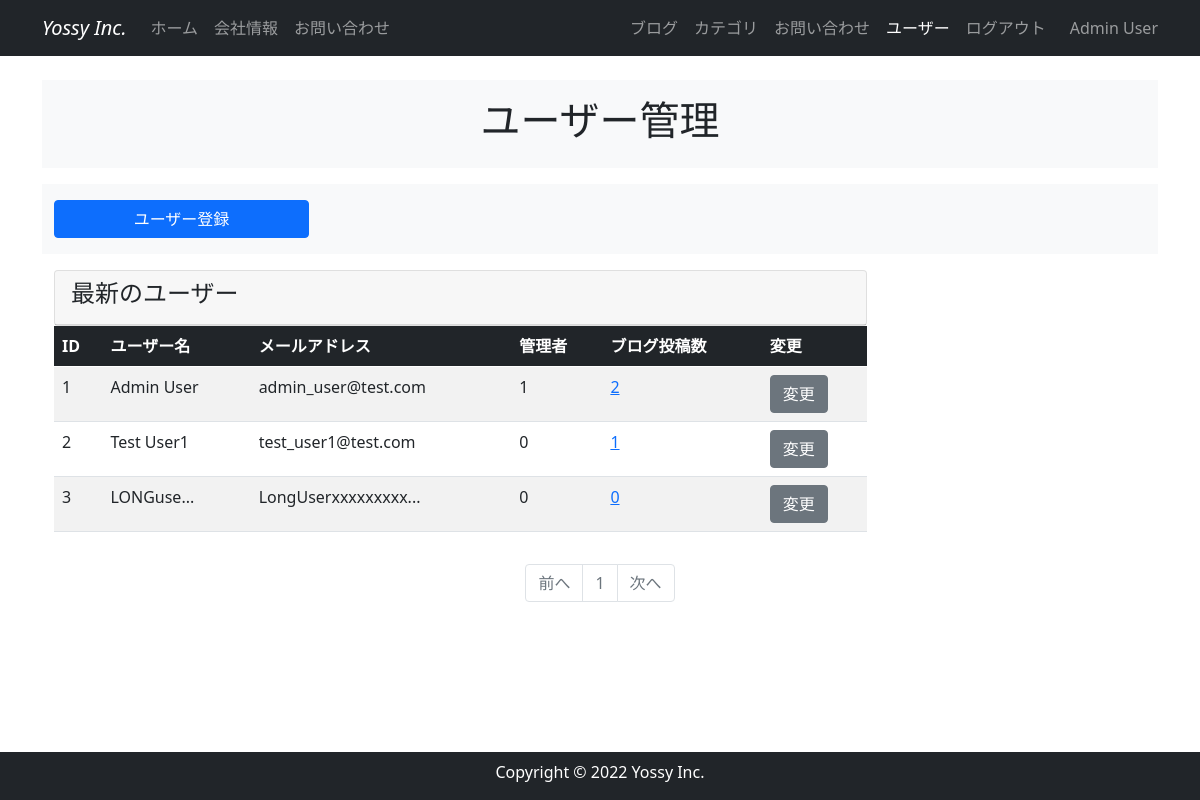
/user_maintenance (signed in), run on the app's committed database.
### company_blog/models.py (models this page shows, shortened)
class User(db.Model, UserMixin):
    __tablename__ = "users"
    id = db.Column(db.Integer, primary_key=True)
    email = db.Column(db.String(64), unique=True, index=True)
    username = db.Column(db.String(64), unique=True, index=True)
    password_hash = db.Column(db.String(128))
    administrator = db.Column(db.String(1))
    post = db.relationship("BlogPost", backref="author", lazy="dynamic")
    @property
    def password(self):
        raise AttributeError("password is not a readable attribute")
    def is_administrator(self):
        if self.administrator == "1":
            return 1
        else:
            return 0
    def count_posts(self, userid):
        return BlogPost.query.filter_by(user_id=userid).count()

### company_blog/users/views.py (the view)
@users.route("/user_maintenance")
@login_required
def user_maintenance():
    page = request.args.get("page", 1, type=int)
    users = User.query.order_by(User.id).paginate(page=page, per_page=10)
    return render_template("users/user_maintenance.html", users=users)

### company_blog/models.py (called while the page is built)
@login_manager.user_loader
def load_user(user_id):
    return User.query.get(int(user_id))

### company_blog/templates/users/user_maintenance.html (shortened to what this page needs)
{% extends 'base.html' %} {% block content %}
<header id="page-header">
  <div class="container my-3 py-3 bg-light">
    <div class="row">
      <div class="col-md-6 m-auto text-center">
        <h1>ユーザー管理</h1>
      </div>
    </div>
  </div>
</header>
{% if current_user.is_administrator() %}
<section id="menu">
  <div class="container my-3 py-3 bg-light">
    <div class="row">
      <div class="col-md-3">
        <a href="{{ url_for('users.register') }}" class="btn btn-primary w-100">
          ユーザー登録
        </a>
      </div>
    </div>
  </div>
</section>
{% endif %}
<section id="list">
  <div class="container my-3">
    <div class="row">
      <div class="col-md-9">
        <div class="card">
          <div class="card-header">
            <h4>最新のユーザー</h4>
          </div>
        </div>
        <div class="table-responsive">
          <table class="table table-striped text-nowrap">
            <thead class="table-dark">
              <tr>
                <th>ID</th>
                <th>ユーザー名</th>
                <th>メールアドレス</th>
                <th>管理者</th>
                <th>ブログ投稿数</th>
                <th>変更</th>
              </tr>
            </thead>
            <tbody>
              {% for user in users.items %}
              <tr>
                <td>{{ user.id }}</td>
                <td>{{ user.username | truncate(10) }}</td>
                <td>{{ user.email | truncate(20) }}</td>
                <td>{{ user.administrator }}</td>
                <td>
                  <a href="{{ url_for('users.user_posts',user_id=user.id) }}"
                    >{{ user.count_posts(user.id) }}</a
                  >
                </td>
                <td>
                  {% if current_user.is_administrator() or current_user.id ==
                  user.id %}
                  <a
                    href="{{ url_for('users.account', user_id=user.id) }}"
                    class="btn btn-secondary"
                    >変更</a
                  >
                  {% endif %}
                </td>
              </tr>
              {% endfor %}
            </tbody>
          </table>
        </div>
      </div>
    </div>
  </div>
</section>
<nav class="my-2" aria-label="Page navigation">
  <ul class="pagination justify-content-center">
    <li
      {%
      if
      users.has_prev
      %}class="page-item"
      {%
      else
      %}class="page-item disabled"
      {%
      endif
      %}
    >
      <a
        class="page-link"
        href="{% if users.has_prev %}{{ url_for('users.user_maintenance', page=users.prev_num)}}{% else %}#{% endif %}"
        >前へ</a
      >
    </li>
    {% for page_num in users.iter_pages(left_edge=1, right_edge=1,
    left_current=1, right_current=2) %} {% if page_num %} {% if users.page ==
    page_num %}
    <li class="page-item disabled">
      <a class="page-link" href="#">{{ page_num }}</a>
    </li>
    {% endif %} {% else %}
    <li class="page-item disabled">
      <a class="page-link" href="#">&hellip;</a>
    </li>
    {% endif %} {% endfor %}
    <li
      {%
      if
      users.has_next
      %}class="page-item"
      {%
      else
      %}class="page-item disabled"
      {%
      endif
      %}
    >
      <a
        class="page-link"
        href="{% if users.has_next %}{{ url_for('users.user_maintenance', page=users.next_num)}}{% else %}#{% endif %}"
        >次へ</a
      >
    </li>
  </ul>
</nav>
{% endblock %}

### company_blog/templates/base.html (shortened to what this page needs)
<!DOCTYPE html>
<html lang="en">
<head>
    <link href="https://cdn.jsdelivr.net/npm/bootstrap@5.0.2/dist/css/bootstrap.min.css" rel="stylesheet"
>
</head>
<body>
    <nav class="navbar navbar-expand-lg navbar-dark bg-dark fixed-top">
        <div class="container">
            <a class="navbar-brand fst-italic" href="{{ url_for('main.index')}}">Yossy Inc.</a>
            <div class="collapse navbar-collapse" id="navbarNav">
                <ul class="navbar-nav">
                    <li class="nav-item">
                        <a class="nav-link {% if request.endpoint == 'main.index' %}active{% endif %}" href="{{ url_for('main.index')}}">ホーム</a>
                    </li>
                    <li class="nav-item">
                        <a class="nav-link {% if request.endpoint == 'main.info' %}active{% endif %}" href="{{ url_for('main.info') }}">会社情報</a>
                    </li>
                    <li class="nav-item">
                        <a class="nav-link {% if request.endpoint == 'main.inquiry' %}active{% endif %}" href="{{ url_for('main.inquiry') }}">お問い合わせ</a>
                    </li>
                </ul>
                <br>
                <ul class="navbar-nav ms-auto">
                    {% if current_user.is_authenticated %}
                    <li class="nav-item">
                        <a class="nav-link {% if request.endpoint == 'main.blog_maintenance' %}active{% endif %}" href="{{ url_for('main.blog_maintenance') }}">ブログ</a>
                    </li>
                    <li class="nav-item">
                        <a class="nav-link {% if request.endpoint == 'main.category_maintenance' %}active{% endif %}" href="{{ url_for('main.category_maintenance') }}">カテゴリ</a>
                    </li>
                    <li class="nav-item">
                        <a class="nav-link {% if request.endpoint == 'main.inquiry_maintenance' %}active{% endif %}" href="{{ url_for('main.inquiry_maintenance') }}">お問い合わせ</a>
                    </li>
                    <li class="nav-item">
                        <a class="nav-link {% if request.endpoint == 'users.user_maintenance' %}active{% endif %}" href="{{ url_for('users.user_maintenance') }}">ユーザー</a>
                    </li>
                    <li class="nav-item">
                        <a class="nav-link" href="{{ url_for('users.logout') }}">ログアウト</a>
                    </li>
                    <span class="navbar-text ms-3">
                        {{ current_user.username | truncate(10) }}
                    </span>
                    {% endif %}
                </ul>
            </div>
        </div>
    </nav>
    {% from "_formhelpers.html" import render_field %}
    <div class="container" style="padding-top: 4rem; padding-bottom: 4rem;">
        {% block content %}
        {% endblock %}
    </div>
    <footer id="footer" class="footer text-center pt-2 bg-dark fixed-bottom">
        <div class="container">
            <div class="row">
                <div class="col text-white">
                    <p>Copyright © 2022 Yossy Inc.</p>
                </div>
            </div>
        </div>
    </footer>
</body>
</html>

### data on the page
User: username "Admin User", id "1", email "admin_user@test.com", administrator "1", count_posts "2"
User: id "2", username "Test User1", email "test_user1@test.com", administrator "0", count_posts "1"
User: id "3", username "LONGuse...", email "LongUserxxxxxxxxx...", administrator "0", count_posts "0"

### other printed values
{{ page_num }} "1"
